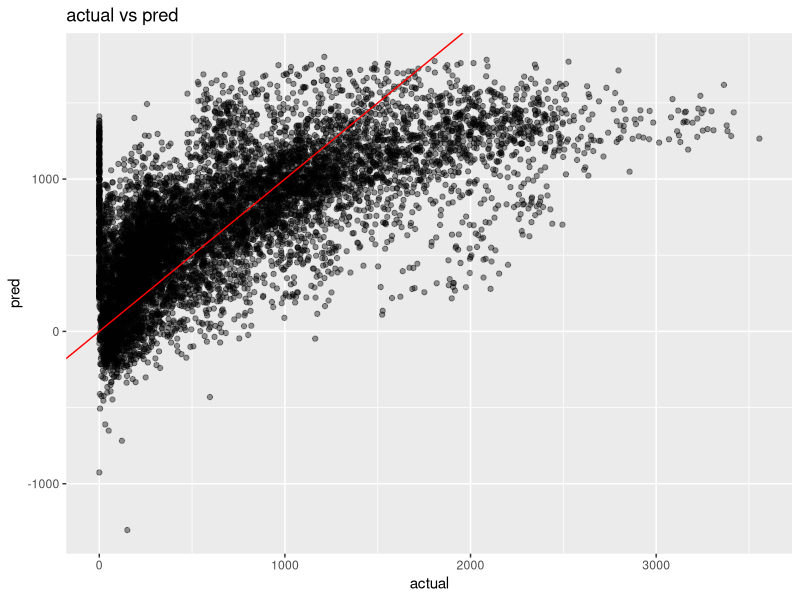
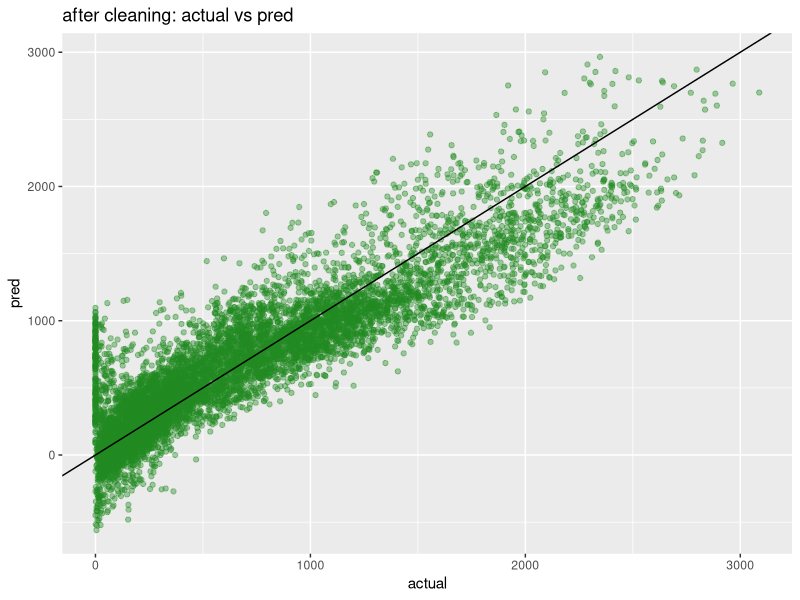

Recreate these plots in R, in order.
## Data Science 01분반 Team 4 HW 11 ##

# library 불러오기
library(ggplot2)
library(car)


## Question 1. 데이터 불러오기 및 특성 파악
setwd('/Users/ssuni/Desktop/HGU/25-1/DS/hw11')

SeoulBike<- read.csv("SeoulBikeData.csv")
str(SeoulBike)
summary(SeoulBike)

## Question 2. 변수 이름 수정
names(SeoulBike) <- c(
  "Date",          # 날짜
  "Rented",        # 대여량
  "Hour",          # 시간
  "Temp",          # 온도
  "Humidity",      # 습도
  "WindSp",        # 풍속
  "Visibility",    # 가시거리
  "Dew",           # 이슬점
  "Solar",         # 일사량
  "Rain",          # 강수량
  "Snow",          # 적설량
  "Holiday",       # 공휴일 여부
  "FunctioningDay" # 운영일 여부
)
str(SeoulBike)

## Question 3. 데이터 타입 변환 
# 3-1. Date: 문자 -> Date 유형
SeoulBike$Date <- as.Date(SeoulBike$Date, format = "%d/%m/%Y")

# 3-2. Holiday: "No Holiday" -> 0, "Holiday" -> 1
SeoulBike$Holiday <- ifelse(SeoulBike$Holiday == "No Holiday", 0, 1)

# 3-3. FunctioningDay: "Yes" -> 1, "No" -> 0
SeoulBike$FunctioningDay <- ifelse(SeoulBike$FunctioningDay == "Yes", 1, 0)

str(SeoulBike)

## Question 4. 불필요 변수 선정 
# 4-1. 다중공선성(vif) 확인
lm_initial <- lm(Rented ~ Hour + Temp + Humidity + WindSp + Visibility + Dew + Solar + Rain + Snow + Holiday + FunctioningDay, data = SeoulBike)
vif(lm_initial)

# 결과
# Hour           Temp          Humidity         WindSp        Visibility      Dew            Solar           Rain           Snow 
# 1.183737      87.129486      20.365555       1.276262       1.569368     115.714249       2.021445       1.084453       1.096246 
# Holiday   FunctioningDay 
# 1.006521       1.005853 

# Dew: 115.714249 = 강한 다중공선성, 변수 제거필요

# 4-2. 수치형 변수들의 분산 계산
numeric_vars <- sapply(SeoulBike, is.numeric)  # 수치형 변수 추출
sapply(SeoulBike[, numeric_vars], var)

# 결과
# sapply(SeoulBike[, numeric_vars], var)
# Rented           Hour           Temp          Humidity      WindSp          Visibility        Dew          Solar 
# 4.160217e+05   4.792214e+01   1.426788e+02   4.146279e+02   1.073918e+00   3.700273e+05   1.705732e+02   7.547200e-01 
# Rain            Snow            Holiday      FunctioningDay 
# 1.272819e+00   1.907472e-01   4.688845e-02   3.254545e-02 

# FunctioningDay: 값의 분산이 변수 중 가장 낮고, 값 자체도 낮음. 정보 가치 없음, 변수 제거필요

# 4-3. 추가적으로 table 확인
table(SeoulBike$FunctioningDay)
#  0    1 
# 295 8465 
# table 확인했을 때도 0과 1의 분산이 극명함

## Question 5. 불필요 변수 제거 
Bike2 <- subset(SeoulBike, select = -c(Dew, FunctioningDay))
str(Bike2)

## Question 6. 가설 세우기
# Temp (+): 온도 상승 -> 대여량 증가
# Humidity (-): 습도 상승 -> 대여량 감소
# WindSp (-): 풍속 증가 -> 대여량 감소
# Visibility (+): 가시거리 증가 -> 대여량 증가
# Solar (+): 일사량 증가 -> 대여량 증가
# Rain (-): 비 증가 -> 대여량 감소
# Snow (-): 눈 증가 -> 대여량 감소
# Hour (+): 출퇴근 시간대(7-9시, 17-19시) -> 대여량 증가
# Holiday (+): 공휴일 -> 대여량 증가

## Question 7. 다중선형회귀모델 적합
lm_model <- lm(
  Rented ~ Hour + Temp + Humidity + WindSp + 
    Visibility + Solar + Rain + Snow + Holiday,
  data = Bike2
)
summary(lm_model)

## Question 8. 다중공선성 재확인
vif_values <- vif(lm_model)
print(vif_values)

## Question 9. 모델 성능 확인 및 시각화
# 9-1. RMSE 계산
Bike2$pred <- predict(lm_model, Bike2)
rmse <- sqrt(mean((Bike2$Rented - Bike2$pred)^2))
cat("RMSE:", round(rmse, 2), "\n")

# 9-2. 결정계수(R2), 조정된 R2 계산
r2 <- summary(lm_model)$r.squared
adj_r2 <- summary(lm_model)$adj.r.squared
cat("R2:", round(r2, 4), "\n")
cat("Adjusted R2:", round(adj_r2, 4), "\n")

# 9-3. ggplot2로 실제 vs 예측값 산점도
ggplot(Bike2, aes(x = Rented, y = pred)) +
  geom_point(alpha = 0.4) +
  geom_abline(slope = 1, intercept = 0, color = "red") +
  labs(
    title = "actual vs pred",
    x = "actual",
    y = "pred"
  )

## Question 10. 중간평가 및 해석
# 10-1. 변수별 해석
# - Temp(양의 관계): 온도가 올라가면 대여량 증가
# - Rain(음의 관계): 비가 오면 대여량 감소
# - Humidity(음의 관계): 습도가 높으면 대여량 감소
# - Hour(양의 관계): 출퇴근 시간대에 대여량 증가
# - Holiday(양의 관계): 공휴일 대여량 증가

# 10-2. 모델 전체 평가
# - Adjusted R2: 0.47 -> 전체 변동의 절반 미만만 설명하는데,
#   -> 계절성, 요일등이 포함되지 않아 생긴 한계라고 판단함
# - RMSE: 468.02, 11번에서 진행할 모델과 비교 필요


## Question 11. 성능 향상 모델 구축
# 11-1. 변수 전처리 및 파생 변수 생성
Bike2 <- subset(SeoulBike, select = -c(Dew, FunctioningDay))
Bike2$HourF <- factor(Bike2$Hour)
Bike2$Month <- as.factor(format(Bike2$Date, "%m"))
Bike2$Weekday <- as.factor(weekdays(Bike2$Date))
Bike2$MonthNum <- as.numeric(format(Bike2$Date, "%m"))
Bike2$Season <- ifelse(Bike2$MonthNum %in% c(3,4,5), "spring",
                       ifelse(Bike2$MonthNum %in% c(6,7,8), "summer",
                              ifelse(Bike2$MonthNum %in% c(9,10,11), "fall", "winter")))
Bike2$SeasonF <- as.factor(Bike2$Season)

day_names <- weekdays(Bike2$Date)
if (all(grepl("[ㄱ-ㅎ]", day_names))) {
  work_days <- c("월요일", "화요일", "수요일", "목요일", "금요일")
} else {
  Sys.setlocale("LC_TIME", "C")
  Bike2$Weekday <- weekdays(Bike2$Date)
  work_days <- c("Monday", "Tuesday", "Wednesday", "Thursday", "Friday")
}
Bike2$Holiday <- ifelse(Bike2$Holiday %in% c(0, "No", "N", "0", FALSE), "No", "Yes")
Bike2$RushHour <- with(Bike2, ifelse(
  Holiday == "No" & Weekday %in% work_days & (Hour %in% c(7:9, 17:19)),
  "Yes", "No"
))
Bike2$RushHour <- factor(Bike2$RushHour)
Bike2$Solar_log <- log1p(as.numeric(Bike2$Solar))
Bike2$Rain_log <- log1p(as.numeric(Bike2$Rain))
Bike2$Snow_log <- log1p(as.numeric(Bike2$Snow))
Bike2$Vis_diff_log <- log1p(2000 - as.numeric(Bike2$Visibility))
Bike2 <- subset(Bike2, select = -c(Solar, Rain, Snow, Visibility))

# 11-2. Cook's Distance로 이상치 제거
lm_interaction_model <- lm(
  Rented ~ Temp + I(Temp^2) + Humidity +
    Rain_log + Holiday + HourF + Temp:HourF +
    SeasonF + Weekday,
  data = Bike2
)
cooks_d <- cooks.distance(lm_interaction_model)
threshold <- 4 / nrow(Bike2)
Bike2_clean <- Bike2[cooks_d < threshold, ]
cat("제거된 이상치 수:", nrow(Bike2) - nrow(Bike2_clean), "\n")

# 11-3. 회귀 모델
lm_clean <- lm(
  Rented ~ Temp + I(Temp^2) + Humidity +
    Solar_log + Rain_log + Vis_diff_log +
    Holiday + HourF + Temp:HourF +
    SeasonF + RushHour,
  data = Bike2_clean
)

# 11-4. 예측 및 평가
Bike2_clean$pred_clean <- predict(lm_clean, newdata = Bike2_clean)
cat("RMSE:", round(sqrt(mean((Bike2_clean$Rented - Bike2_clean$pred_clean)^2)), 2), "\n")
cat("R2:", round(summary(lm_clean)$r.squared, 4), "\n")
cat("Adjusted R2:", round(summary(lm_clean)$adj.r.squared, 4), "\n")

# 11-5. 시각화
ggplot(Bike2_clean, aes(x = Rented, y = pred_clean)) +
  geom_point(alpha = 0.4, color = "forestgreen") +
  geom_abline(slope = 1, intercept = 0, color = "black") +
  labs(
    title = "after cleaning: actual vs pred",
    x = "actual",
    y = "pred"
  )
